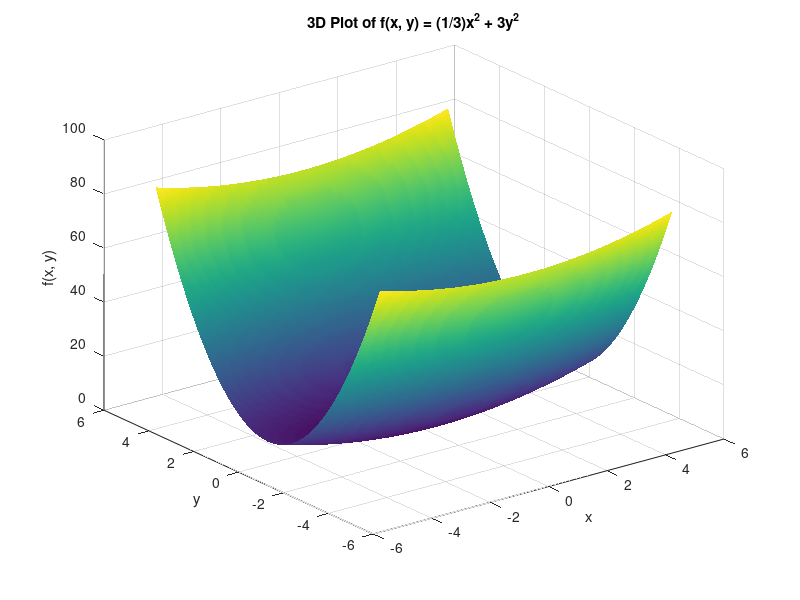

Source code (MATLAB): (Note: this script raises an error after producing the figure.)
f = @(x, y) (1/3)*x.^2 + 3*y.^2;
grad_f = @(x, y) [(2*x)/3; ...
                  6*y];

x0 = [4, 4];
gamma_values = [0.1,0.3,3,5];
tol = 0.001;
max_iter = 100;


% Gradient Descent with Fixed Step Size from Previous Assignment
function [x_vals, y_vals, f_values] = gradient_descent_fixed(f, grad_f, x0, max_iter, epsilon, gamma)
    x = x0;

    x_vals = x(1, 1);
    y_vals = x(1,2);


    f_values = [f(x(1), x(2))];

    for i = 1:max_iter
        disp(x)
        grad = grad_f(x(1), x(2));  
        if norm(grad) < epsilon      
            fprintf("Exit because of norm");
            break;
        end
        disp(grad);

        x = x - gamma .* grad.';  

        x_vals = [x_vals, x(1)];
        y_vals = [y_vals, x(2)];
        f_values = [f_values, f(x(1), x(2))];


        
    end

end


for i = 1:length(gamma_values)
    [x_vals, y_vals, f_values] = gradient_descent_fixed(f, grad_f, x0, max_iter, tol, gamma_values(i));
    results{i} = struct('x_vals', x_vals, 'y_vals', y_vals, 'f_values', f_values);
end
disp(results{1})
% disp(size(results))


close all

for i = 1:length(gamma_values)

% Define the range for x and y
x = linspace(-5, 5, 100); % Range for x
y = linspace(-5, 5, 100); % Range for y

% Create a grid for x and y
[X, Y] = meshgrid(x, y);

% Evaluate the function on the grid
Z = f(X, Y);

% Plot the surface
figure;
surf(X, Y, Z);

% Customize the plot
xlabel('x');
ylabel('y');
zlabel('f(x, y)');
title('3D Plot of f(x, y) = (1/3)x^2 + 3y^2');
shading interp; % Smooth shading
colormap parula;
grid on;
hold on;
%%

% Plot each method's trajectory with the specified colors and DisplayName
h1 = plot3(results{i}.x_vals, results{i}.y_vals, results{i}.f_values, '-o', 'LineWidth', 1.5, 'Color', [1, 0, 0]); 


% Add labels and title
title('Trajectories for gamma ' + string(gamma_values(i))  );
xlabel('x');
ylabel('y');
zlabel('f(x, y)');
grid on;
view(3);  % Set 3D view
axis tight;  % Adjust axis limits for better visualization
hold off;

% % Add legend to identify methods (exclude the function plot from the legend)
% legend([h1, h2, h3], 'Location', 'northeast', 'FontSize', 12);


figure;
plot(1:length(results{i}.f_values-1), results{i}.f_values, '-o', 'LineWidth', 1.5);
xlabel('Iteration Number');
ylabel('f(x,y)');
title('f values vs Iteration Number for fixed step');
grid on;

end